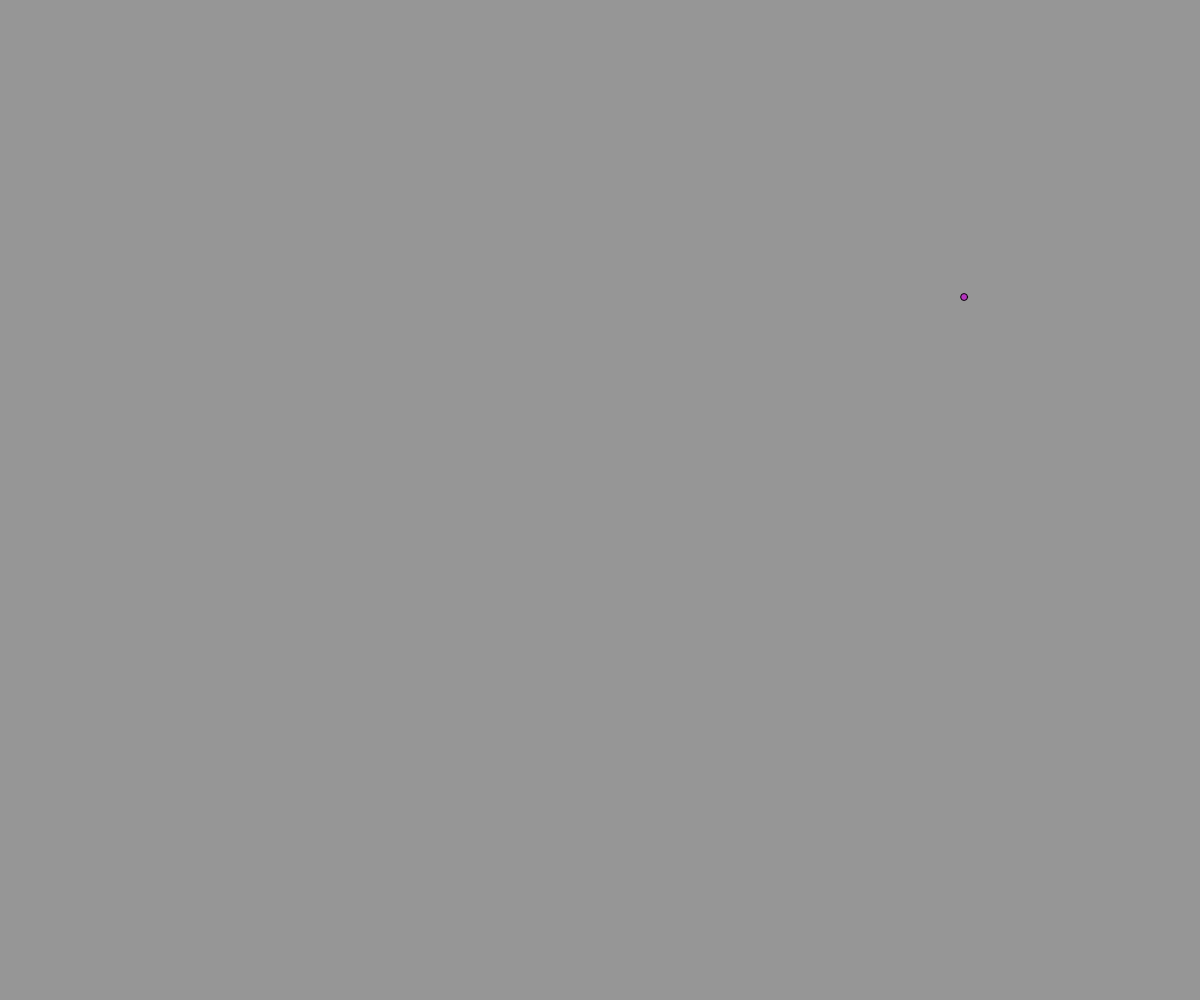
Frame 1 (no input)
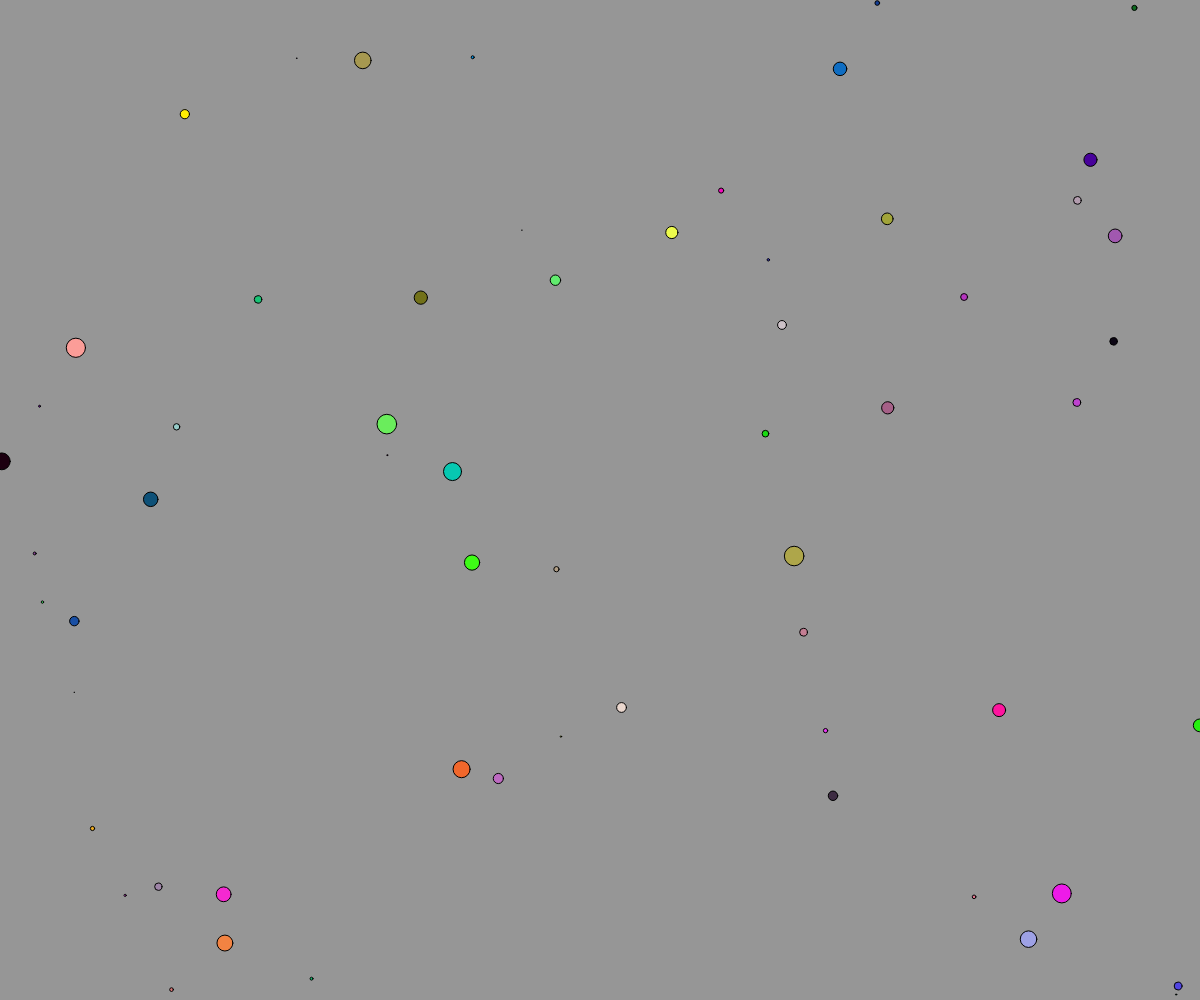
Frame 60 (no input)
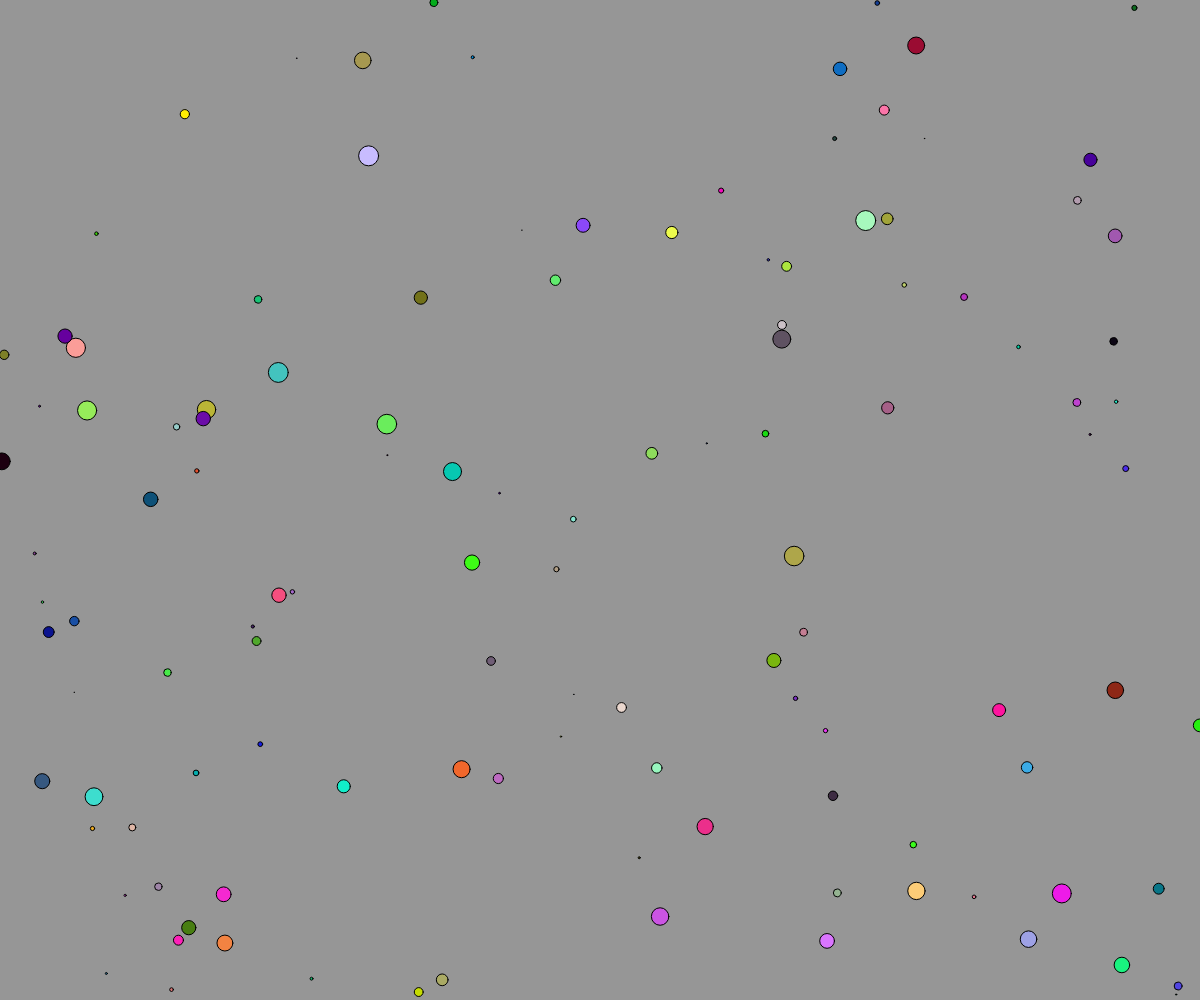
Frame 120 (the mouse pressed at the canvas centre since frame 60)

The p5.js sketch that drew these frames (run headless with seeded random() and noise() and a simulated clock; from frame 60 on, the mouse is pressed at the canvas centre):

// p5.js sketch
// ── sketch.js
var r,g,b,diam,x,y;



function setup() {
	createCanvas(windowWidth, windowHeight);
	background(150);
	

}

function draw() {
r = random(255);
g = random(255);
b = random(255);
diam = random(20);
x = random(windowWidth);
y = random(windowHeight);
fill(r,g,b);
ellipse(x,y,diam,diam);
	}
